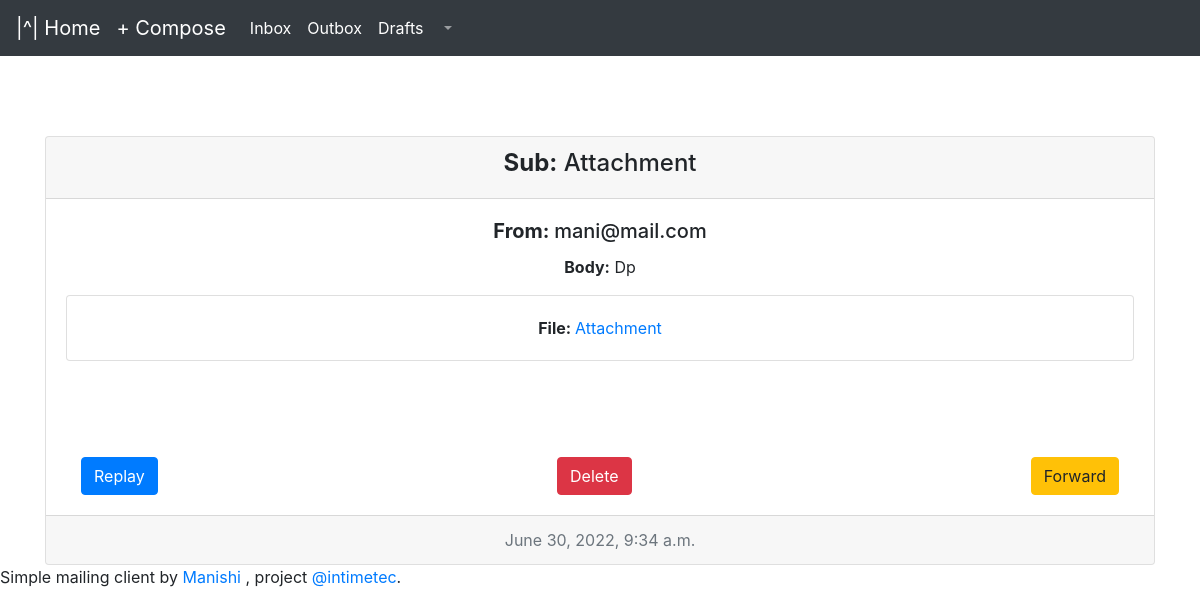
The app's page /app/view/38/outbox with its own data.
### app/models.py (models this page shows, shortened)
class Mail_detail(models.Model):
    sender = models.CharField(max_length=122)
    receiver = models.CharField(max_length=122)
    body = models.CharField(max_length=1024)
    subject = models.CharField(max_length=122)
    is_draft = models.BooleanField()
    in_inbox = models.BooleanField()
    in_outbox = models.BooleanField()
    file = models.FileField(blank=True)
    date = models.DateField()

### app/views.py (the view)
# urls.py: path('view/<int:mid>/<str:coming_from>', views.view,name="view"),
def view(request, mid,coming_from):
    data = Mail_detail.objects.filter(id=mid).first()
    context = dict()
    context['mid'] = data.id
    context['receiver'] = data.receiver
    context['body'] = data.body
    context['sender'] = data.sender
    context['sub'] = data.subject
    context['file'] = data.file
    context['is_draft'] = data.is_draft
    context['date'] = datetime.datetime.today()
    context['coming_from'] = coming_from
    return render(request,'view.html',context)

### app/templates/view.html (shortened to what this page needs)
{% extends 'base.html' %}
{% block body %}
<div class="container " style="margin-top: 10vh;">
    <div class="card text-center">
        <div class="card-header">
            <h4>        <strong>Sub:</strong>    {{sub}}            </h4>
        </div>
        <div class="card-body">
          <h5 class="card-title"> <strong> From: </strong> {{sender}}</h5>
          <p class="card-text"> <strong>Body:</strong> {{body}}</p>
         {% if file %}
          <div class="card">
  <div class="card-body">
  <strong>File: </strong> <a href= "{{file.url}}">Attachment</a>
  </div>
</div>
{% endif %}
          <div class="container mt-5 pt-5">
          {% if not is_draft %}
            <a href="/app/replay/{{mid}}" class="btn btn-primary float-left">Replay</a>
             <a href="/app/forward/{{mid}}" class="btn btn-warning float-right">Forward</a>
            {% endif %}
            <a href="/app/delete/{{mid}}/{{coming_from}}" class="btn btn-danger ">Delete</a>
          </div>
        </div>
        <div class="card-footer text-muted">
          {{date}}
        </div>
      </div>
</div>
{% endblock %}

### records on screen
Mail_detail: subject "Attachment", sender "mani@mail.com", body "Dp"

### other values on screen
{{ date }} "June 30, 2022, 9:34 a.m."
